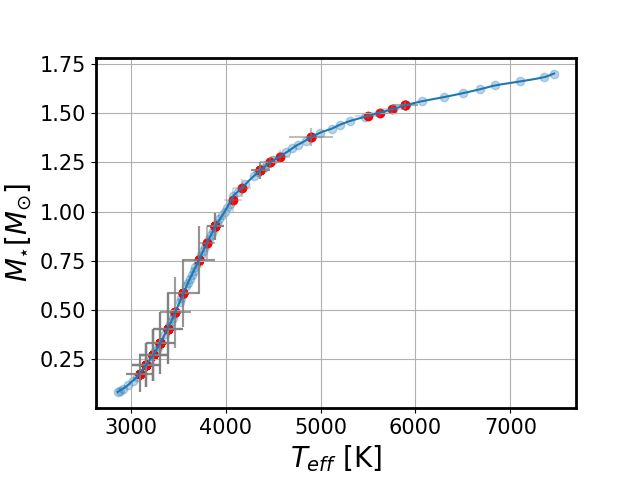

Reproduce this figure in Python.
import numpy as np
import matplotlib.pyplot as plt
fig, ax = plt.subplots()

#set thickness axis
plt.setp(ax.spines.values(), linewidth=2)

#avoid axis labels being cut
plt.gcf().subplots_adjust(bottom=0.15, left=0.15)

from Feiden_automatic import temperature_column_10Myr, mass_column_10Myr
from data_file import temperature_list_barenfeld, temperature_list_barenfeld_error
from scipy.interpolate import interp1d

#calculate error of temperature in number and not log
temperature_list_error = []
for x in range(len(temperature_list_barenfeld)):
    temperature_list_error.append(10**(temperature_list_barenfeld[x] + temperature_list_barenfeld_error[x]) - (10 ** temperature_list_barenfeld[x]))

#change all temperature to numbers and not log
temperature_list_barenfeld = [10 ** x for x in temperature_list_barenfeld]
temperature_list_barenfeld_error = [10 ** x for x in temperature_list_barenfeld_error]
masses_new = []
masses_new_upper_error = []
masses_new_lower_error = []


#interpolate function from points in feiden data on github
f = interp1d(temperature_column_10Myr, mass_column_10Myr)

#calculate error in mass to put in graph
for x in range(len(temperature_list_error)):
    masses_new_upper_error.append(f(temperature_list_barenfeld[x] + temperature_list_error[x]) - f(temperature_list_barenfeld[x]))
    masses_new_lower_error.append(f(temperature_list_barenfeld[x]) - f(temperature_list_barenfeld[x] - temperature_list_error[x]))
    masses_new.append(float(f(temperature_list_barenfeld[x])))

#temperature error has to be calculated based on the initial temperature, as the temperature values are given in log
temperature_error = []
for x in range(len(temperature_list_barenfeld_error)):
    temperature_error.append(10 ** (np.log10(temperature_list_barenfeld[x]) + np.log10(temperature_list_barenfeld_error[x])) - 10 ** np.log10(temperature_list_barenfeld[x]))

#create line limits
x = np.linspace(np.min(temperature_column_10Myr), np.max(temperature_column_10Myr))

#manipulate trasnparency errobars
kwargs_errobar = {'alpha':0.3}

#create points and errorbars with datasets already created
plt.scatter(temperature_column_10Myr, mass_column_10Myr, **kwargs_errobar)

#scatter star on the interpolation line
plt.scatter(temperature_list_barenfeld, f(temperature_list_barenfeld), c='red')
plt.errorbar(temperature_list_barenfeld, f(temperature_list_barenfeld), xerr=temperature_error, ls='none', c='gray', **kwargs_errobar)
plt.errorbar(temperature_list_barenfeld, f(temperature_list_barenfeld), yerr=masses_new_upper_error, ls='none', c='gray', **kwargs_errobar)

#show interpolation line
plt.plot(x, f(x))
plt.grid()
plt.xlabel(r"$T_{eff} \rm\ [K]$", fontsize=20), plt.ylabel('$M_{\star} [M_{\odot}]$', fontsize=20)
ax.tick_params(which='both', labelsize=15)
plt.savefig('Interpolation')
#plt.show()